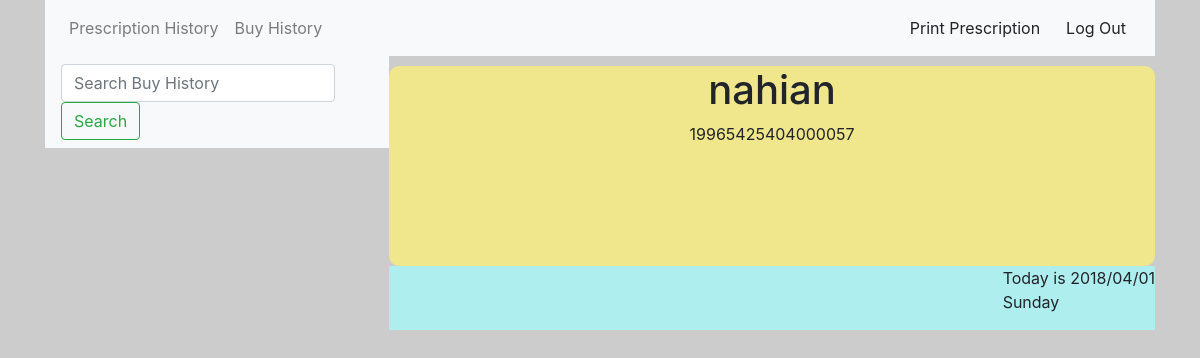
Before: /patient_page_2.php (signed in) with the older database file.
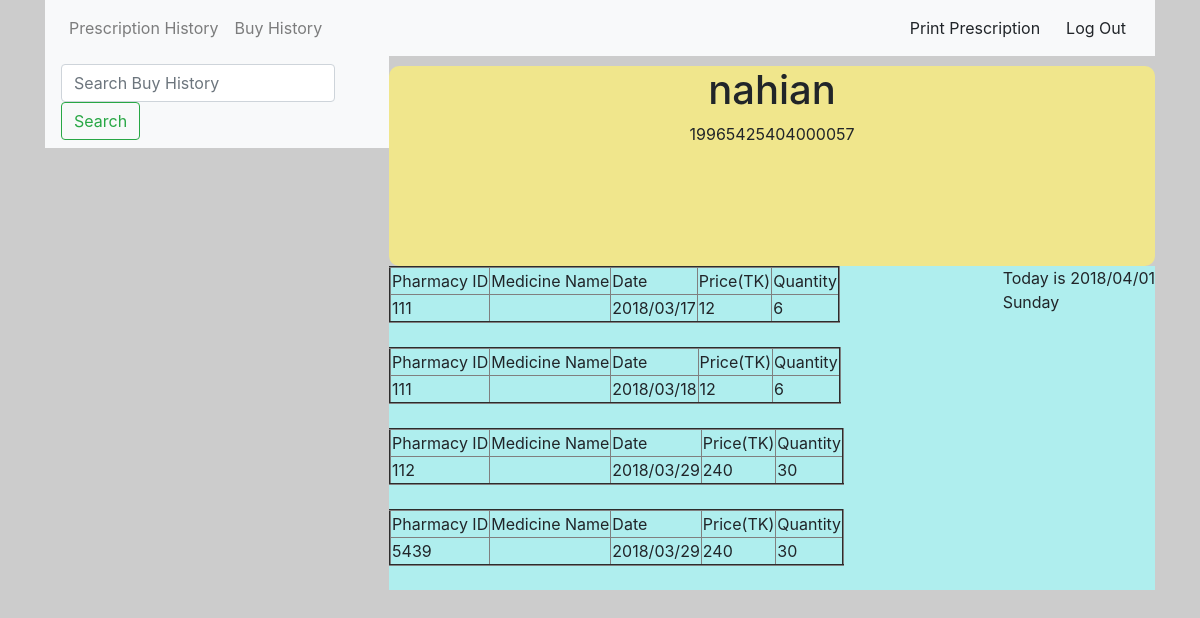
After: the same page with the newer database file.
### tables this page shows
CREATE TABLE `sell_history` (
  `id` int(11) NOT NULL,
  `PatientNID` varchar(100) NOT NULL,
  `pharma_id` varchar(100) NOT NULL,
  `MedicineName` varchar(200) NOT NULL,
  `date` varchar(100) NOT NULL,
  `price` float NOT NULL,
  `quantity` int(10) NOT NULL
);

### patient_page_2.php (the view, shortened to what this page needs)
<!doctype html>
<html lang="en">
  <head>
    <link rel="stylesheet" href="css/bootstrap.min.css">
  </head>
  <body>
    <?php
   $nid=$_SESSION["p_nid"];
   $name=$_SESSION["p_name"];
   include "connection.php";
   ?>
<div class=container>
<div class="manuber">
<nav class="navbar navbar-expand-lg navbar-light bg-light">
  <div class="collapse navbar-collapse" id="navbarTogglerDemo01">
    <ul class="navbar-nav mr-auto mt-2 mt-lg-0">
      <li class="nav-item">
        <a class="nav-link" href="patient_page_1.php">Prescription  History</a>
      </li>
      <li class="nav-item">
        <a class="nav-link" href="patient_page_2.php">Buy  History</a>
      </li>
    </ul>
 <a  class="btn btn-light" name=""   href="a1.php" target="_blank"  >
<?php
  echo"Print Prescription"; ?>
</a>
    <form method="POST" action="logout.php">
      <button type="submit" class="btn btn-light" name="">Log Out</button>
    </form>
  </div>
</div>
<div class="pharma_Name">
  <h1><?php  echo $name;  ?></h1>
  <p><?php  echo $nid;  ?></p>
</div>
<div class="c2_pharma">
<div class="Date">
  <p><?php
echo "Today is " . date("Y/m/d") . "<br>";
echo  date("l");
?></p>
</div>
  <?php
$query=("select * from sell_history where PatientNID ='$nid' ");
$result=mysqli_query($connection,$query);
if ($result) {
  while ($row = mysqli_fetch_array($result)) {
  echo " <table border='2'>
  <tr> <td>Pharmacy ID</td><td>Medicine Name</td><td>Date</td><td>Price(TK)</td><td>Quantity</td>
  </tr>
   <tr> <td>".$row["pharma_id"]."</td><td>".$row["MedicinName"]."</td> <td>".$row["date"]."</td><td>".$row["price"]."</td><td>".$row["quantity"]."</td></tr>
</table>
<br>
 ";
  }
}
else{
  echo "<h6 >NO RECORD FOUND</h6>";
}
?>
</div>
<div class="slideber_pharma">
  <nav class="navbar navbar-light bg-light">
  <form class="form-inline" method="POST">
    <input class="form-control mr-sm-2" type="search" placeholder="Search Buy History" aria-label="Search" name="search">
    <button class="btn btn-outline-success my-2 my-sm-0" type="submit" name="button">Search</button>
  </form>
</nav>
</div>
</div>
  </body>
</html>

Changed rows visible on the page:
added sell_history: pharma "111", date "2018/03/17", price "12", quantity "6"
added sell_history: pharma "111", date "2018/03/18", price "12", quantity "6"
added sell_history: pharma "112", date "2018/03/29", price "240", quantity "30"
added sell_history: pharma "5439", date "2018/03/29", price "240", quantity "30"
